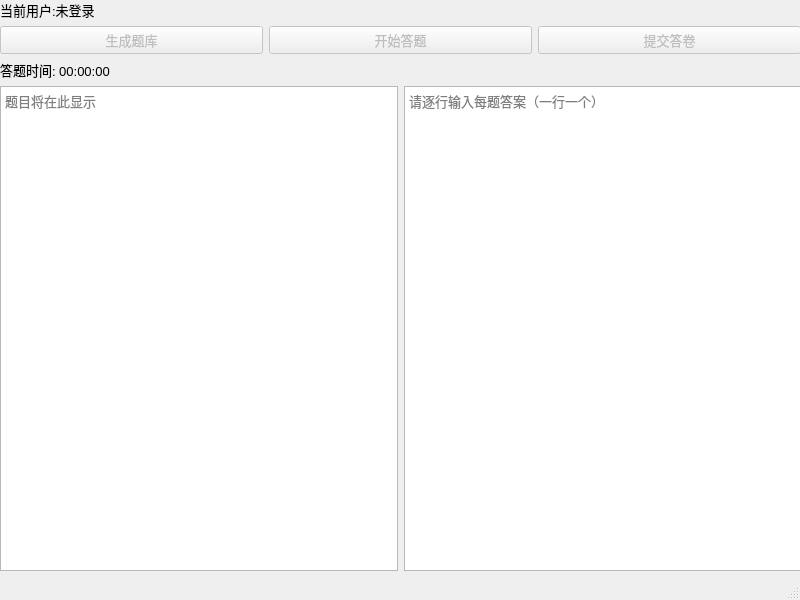
<?xml version="1.0" encoding="UTF-8"?>
<ui version="4.0">
 <class>widget</class>
 <widget class="QMainWindow" name="widget">
  <property name="geometry">
   <rect>
    <x>0</x>
    <y>0</y>
    <width>800</width>
    <height>600</height>
   </rect>
  </property>
  <property name="windowTitle">
   <string>widget</string>
  </property>
  <widget class="QWidget" name="centralwidget">
   <widget class="QStackedWidget" name="stackedWidget">
    <property name="geometry">
     <rect>
      <x>0</x>
      <y>0</y>
      <width>800</width>
      <height>600</height>
     </rect>
    </property>
    <property name="font">
     <font>
      <pointsize>10</pointsize>
     </font>
    </property>
    <property name="currentIndex">
     <number>1</number>
    </property>
    <widget class="QWidget" name="page">
     <widget class="QWidget" name="verticalLayoutWidget">
      <property name="geometry">
       <rect>
        <x>0</x>
        <y>0</y>
        <width>2</width>
        <height>2</height>
       </rect>
      </property>
      <layout class="QVBoxLayout" name="verticalLayout"/>
     </widget>
     <widget class="QLabel" name="userLabel">
      <property name="geometry">
       <rect>
        <x>200</x>
        <y>170</y>
        <width>69</width>
        <height>19</height>
       </rect>
      </property>
      <property name="font">
       <font>
        <pointsize>10</pointsize>
       </font>
      </property>
      <property name="text">
       <string>用户名</string>
      </property>
      <property name="alignment">
       <set>Qt::AlignmentFlag::AlignCenter</set>
      </property>
     </widget>
     <widget class="QLineEdit" name="userEdit">
      <property name="geometry">
       <rect>
        <x>450</x>
        <y>170</y>
        <width>113</width>
        <height>25</height>
       </rect>
      </property>
      <property name="placeholderText">
       <string>请输入用户名</string>
      </property>
     </widget>
     <widget class="QLabel" name="pwdLabel">
      <property name="geometry">
       <rect>
        <x>200</x>
        <y>280</y>
        <width>69</width>
        <height>19</height>
       </rect>
      </property>
      <property name="text">
       <string>密码</string>
      </property>
      <property name="alignment">
       <set>Qt::AlignmentFlag::AlignCenter</set>
      </property>
     </widget>
     <widget class="QLineEdit" name="pwdEdit">
      <property name="geometry">
       <rect>
        <x>450</x>
        <y>280</y>
        <width>113</width>
        <height>25</height>
       </rect>
      </property>
      <property name="echoMode">
       <enum>QLineEdit::EchoMode::Password</enum>
      </property>
      <property name="placeholderText">
       <string>请输入密码</string>
      </property>
     </widget>
     <widget class="QPushButton" name="loginBtn">
      <property name="geometry">
       <rect>
        <x>360</x>
        <y>400</y>
        <width>93</width>
        <height>28</height>
       </rect>
      </property>
      <property name="text">
       <string>登录</string>
      </property>
     </widget>
    </widget>
    <widget class="QWidget" name="page_2">
     <widget class="QWidget" name="verticalLayoutWidget_2">
      <property name="geometry">
       <rect>
        <x>0</x>
        <y>0</y>
        <width>801</width>
        <height>571</height>
       </rect>
      </property>
      <layout class="QVBoxLayout" name="verticalLayout_2">
       <item>
        <layout class="QHBoxLayout" name="horizontalLayout">
         <item>
          <widget class="QLabel" name="userLabel_2">
           <property name="text">
            <string>当前用户:未登录</string>
           </property>
          </widget>
         </item>
        </layout>
       </item>
       <item>
        <layout class="QHBoxLayout" name="horizontalLayout_2">
         <item>
          <widget class="QPushButton" name="generateBtn">
           <property name="enabled">
            <bool>false</bool>
           </property>
           <property name="text">
            <string extracomment="仅管理员可用">生成题库</string>
           </property>
          </widget>
         </item>
         <item>
          <widget class="QPushButton" name="startBtn">
           <property name="enabled">
            <bool>false</bool>
           </property>
           <property name="text">
            <string extracomment="登录后启用">开始答题</string>
           </property>
          </widget>
         </item>
         <item>
          <widget class="QPushButton" name="submitBtn">
           <property name="enabled">
            <bool>false</bool>
           </property>
           <property name="text">
            <string extracomment="开始答题后启用">提交答卷</string>
           </property>
          </widget>
         </item>
        </layout>
       </item>
       <item>
        <widget class="QLabel" name="timeLabel">
         <property name="text">
          <string>答题时间: 00:00:00</string>
         </property>
        </widget>
       </item>
       <item>
        <layout class="QHBoxLayout" name="horizontalLayout_3">
         <item>
          <widget class="QTextEdit" name="questionEdit">
           <property name="readOnly">
            <bool>true</bool>
           </property>
           <property name="placeholderText">
            <string>题目将在此显示</string>
           </property>
          </widget>
         </item>
         <item>
          <widget class="QTextEdit" name="answerEdit">
           <property name="placeholderText">
            <string>请逐行输入每题答案（一行一个）</string>
           </property>
          </widget>
         </item>
        </layout>
       </item>
      </layout>
     </widget>
    </widget>
   </widget>
  </widget>
  <widget class="QMenuBar" name="menubar">
   <property name="geometry">
    <rect>
     <x>0</x>
     <y>0</y>
     <width>800</width>
     <height>25</height>
    </rect>
   </property>
  </widget>
  <widget class="QStatusBar" name="statusBar"/>
 </widget>
 <resources/>
 <connections/>
</ui>
